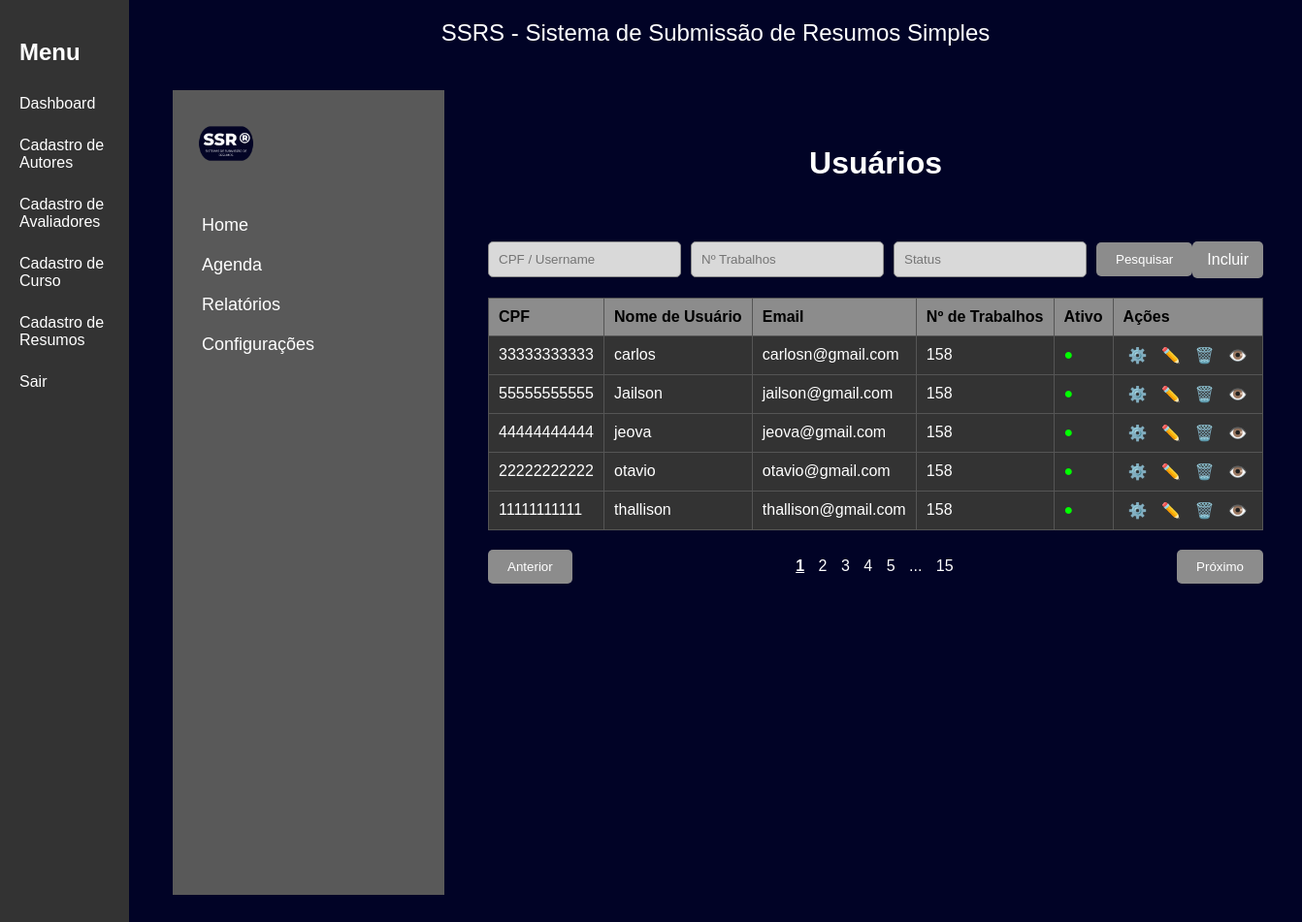
The app's page /src/organizador/cadastro_autor/listagem.php with its own data.
### tables this page shows
CREATE TABLE IF NOT EXISTS `autores` (
  `id` INT NOT NULL,
  `nome` VARCHAR(45) NULL,
  `email` VARCHAR(45) NULL,
  `cpf` VARCHAR(13) NOT NULL,
  `instituicao_ensino` VARCHAR(45) NULL,
  `senha` VARCHAR(32) NULL,
  `curso` INT NOT NULL,
  PRIMARY KEY (`id`, `curso`),
  UNIQUE INDEX `cpf_UNIQUE` (`cpf` ASC),
  UNIQUE INDEX `email_UNIQUE` (`email` ASC),
  UNIQUE INDEX `nome_UNIQUE` (`nome` ASC),
  UNIQUE INDEX `senha_UNIQUE` (`senha` ASC),
  INDEX `fk_autores_cursos1_idx` (`curso` ASC),
  CONSTRAINT `fk_autores_cursos1`
    FOREIGN KEY (`curso`)
    REFERENCES `cursos` (`id`)
    ON DELETE NO ACTION
    ON UPDATE NO ACTION);

### src/organizador/cadastro_autor/listagem.php (the view, shortened to what this page needs)
<?php include("../layout_superior.php") ?>
<!DOCTYPE html>
<html lang="pt-BR">
<head>
    <link rel="stylesheet" href="../../css/listagem_autor.css">
</head>
<body>
<?php
$con = new mysqli("localhost", "root", "", "evento");
$resultado = $con->query("select * from autores order by nome");
?>
    <div class="inicio">
        <aside class="corpo">
            <img src="logo.png" alt="Logo SSR">
            <nav>
                <a href="#">Home</a>
                <a href="#">Agenda</a>
                <a href="#">Relatórios</a>
                <a href="#">Configurações</a>
            </nav>
        </aside>
        <div class="user">
            <div class="header">
                <h1>Usuários</h1>
            </div>
            <div class="filtro">
                <input type="text" placeholder="CPF / Username">
                <input type="text" placeholder="Nº Trabalhos">
                <input type="text" placeholder="Status">
                <button>Pesquisar</button>
                <a href="cadastro.php">Incluir</a>
            </div>
            <div class="result">
                <table>
                <thead>
                    <tr>
                        <th>CPF</th>
                        <th>Nome de Usuário</th>
                        <th>Email</th>
                        <th>Nº de Trabalhos</th>
                        <th>Ativo</th>
                        <th>Ações</th>
                    </tr>
                </thead>
                <tbody>
                    <?php
                        while ($linha = $resultado->fetch_object()){
                    ?>
                    <tr>
                        <td><?=$linha->cpf?></td>
                        <td><?=$linha->nome?></td>
                        <td><?=$linha->email?></td>
                        <td>158</td>
                        <td><span style="color: lime;">●</span></td>
                        <td class="opcao">
                            <button>⚙️</button>
                            <button>✏️</button>
                            <button>🗑️</button>
                            <button>👁️</button>
                        </tD>
                    </tr>
                    <?php
                            }
                        ?>
                </tbody>
                </table>
            </div>
            <div class="pagina">
                <button>Anterior</button>
                <div class="pages">
                    <span class="active">1</span>
                    <span>2</span>
                    <span>3</span>
                    <span>4</span>
                    <span>5</span>
                    <span>...</span>
                    <span>15</span>
                </div>
                <button>Próximo</button>
            </div>
        </div>
    </div>
</body>
</html>
<?php include("../layout_inferior.php") ?>

### src/organizador/layout_superior.php (shortened to what this page needs)
<!DOCTYPE html>
<html lang="pt-BR">
    <head>
        <link rel="stylesheet" href="../../css/layout.css" />
    </head>
    <body>
        <div class="sidebar">
            <h2>Menu</h2>
            <a href="../dashboard">Dashboard</a>
            <a href="../cadastro_autor">Cadastro de Autores</a>
            <a href="../cadastro_avaliador">Cadastro de Avaliadores</a>
            <a href="../cadastro_curso">Cadastro de Curso</a>
            <a href="../cadastro_resumo">Cadastro de Resumos</a>
            <a href="../logout.php">Sair</a>
        </div>
        <div class="main-content">
            <div class="title">SSRS - Sistema de Submissão de Resumos Simples</div>

### src/organizador/layout_inferior.php
        </div>
    </body>
</html>

### src/css/layout.css (style rules this page uses)
body { font-family: Arial, sans-serif; display: flex; min-height: 100vh; margin: 0; }
.sidebar { width: 200px; background-color: #333; color: #fff; padding: 20px; box-sizing: border-box; }
.sidebar a { color: #fff; text-decoration: none; display: block; padding: 10px 0; margin: 5px 0; }
.main-content { flex: 1; padding: 20px; display: flex; flex-direction: column; align-items: center; }
.title { font-size: 24px; margin-bottom: 20px; }

### src/css/listagem_autor.css (style rules this page uses)
body { font-family: Arial, sans-serif; background-color: #010326; color: #fff; margin: 0; padding: 0; }
.inicio { display: flex; }
.corpo { background-color: #595959; margin: 25px; padding: 15px; width: 250px; height: 100vh; }
.corpo img { width: 80px; margin-bottom: 20px; }
.corpo nav a { color: #fff; text-decoration: none; display: block; padding: 10px 0; font-size: 18px; padding: 10px 15px; }
.user { flex-grow: 1; padding: 20px; color: #fff; }
.header { text-align: center; margin: 5%; padding: 10px; }
.header h1 { margin: 12px; text-align: center; }
.filtro a { background-color: #8c8c8c; color: #fff; padding: 10px 15px; border-radius: 5px; text-decoration: none; }
.filtro { display: flex; justify-content: space-between; align-items: center; margin: 20px 0; }
.filtro input { padding: 10px; margin-right: 10px; border: 1px solid #8c8c8c; border-radius: 5px; background-color: #d9d9d9; color: #000; }
.filtro button { background-color: #8c8c8c; color: #fff; padding: 10px 20px; border: none; border-radius: 5px; cursor: pointer; }
.result { margin-top: 20px; }
table { width: 100%; border-collapse: collapse; margin-top: 10px; background-color: #333; color: #ccc; }
table, th, td { border: 1px solid #555; }
th, td { padding: 10px; text-align: left; color: #fff; }
th { background-color: #8c8c8c; color: #000; }
.opcao button { background: none; border: none; color: #fff; cursor: pointer; padding: 0 5px; font-size: 16px; }
.pagina { display: flex; justify-content: space-between; align-items: center; margin-top: 20px; }
.pagina button { background-color: #8c8c8c; color: #fff; padding: 10px 20px; border: none; border-radius: 5px; cursor: pointer; }
.pagina .pages span { padding: 0 5px; cursor: pointer; }
.pagina .pages .active { font-weight: bold; text-decoration: underline; }

### records on screen
autores: cpf "33333333333", nome "carlos", email "carlosn@gmail.com"
autores: cpf "55555555555", nome "Jailson", email "jailson@gmail.com"
autores: cpf "44444444444", nome "jeova", email "jeova@gmail.com"
autores: cpf "22222222222", nome "otavio", email "otavio@gmail.com"
autores: cpf "11111111111", nome "thallison", email "thallison@gmail.com"
